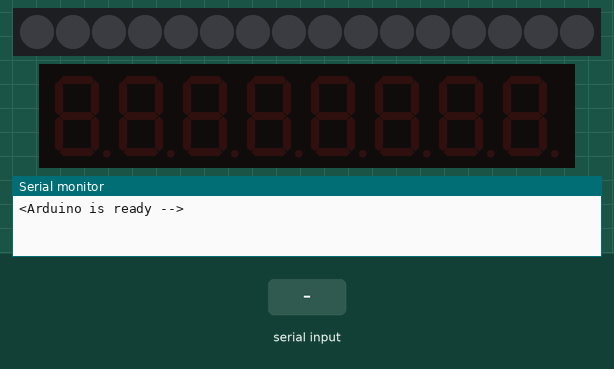
Simulated run of this sketch. Board: Arduino Uno, built with avr-gcc and run on an emulated ATmega328P. On the bench: 16 RGB LEDs in strip order, left to right, 8-digit seven-segment display, the last lines printed to the serial monitor. The test bench sets the inputs (shaded band). Dim RGB values are drawn brighter than linear.

Above: at 1.2 s.
1.3 s: "90,45,200\n" received over Serial
At 2.5 s:
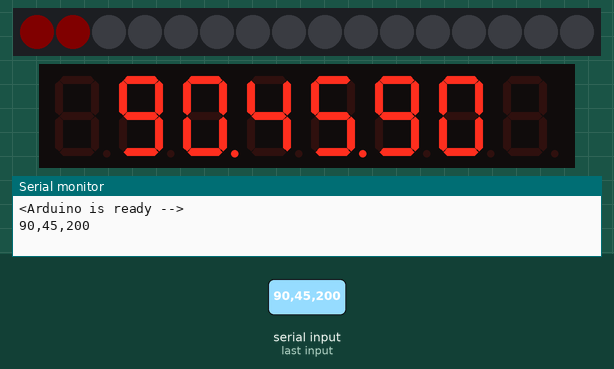
2.8 s: "5\n" received over Serial
At 3.4 s:
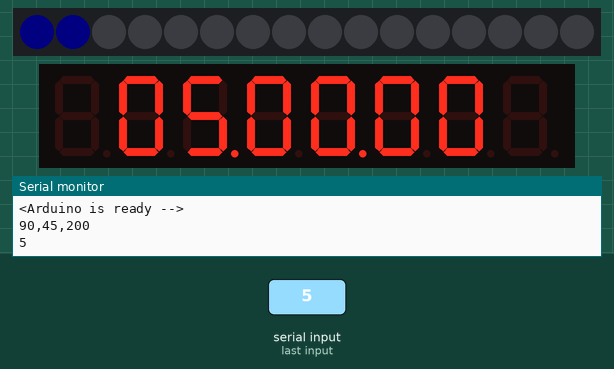
4.3 s: "90,45\n" received over Serial
At 5.3 s:
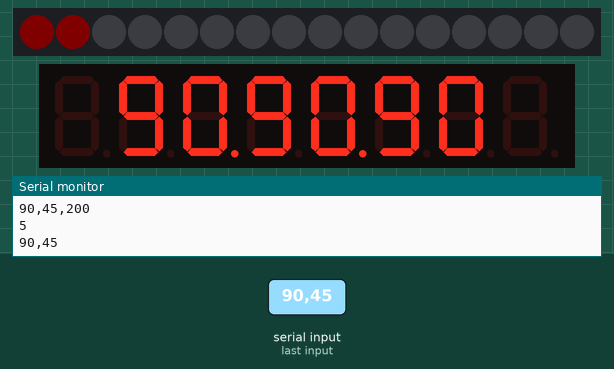
Timing chart, 0 to 7.3 s (numbered marks = the images above; inputs shaded):
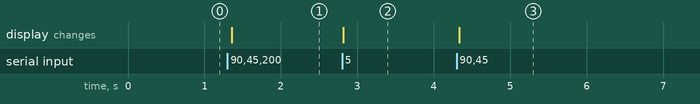

Measured:
- after the input at 1.3 s, the display: changes after 0.06 s (image 1)
- after the input at 2.8 s, the display: changes at once (image 2)
- after the input at 4.3 s, the display: changes at once (image 3)

The sketch:

py-clock.ino
```cpp
#include <Wire.h>
#include <FastLED.h>
#include <LedControl.h>

#define NUM_LEDS 16
#define LED_DATA_PIN 6
#define BRIGHTNESS 5
CRGB leds[NUM_LEDS];

LedControl lc=LedControl(3,5,4,1);
unsigned long delaytime=500;

int ind1;
int ind2;
int ind3;
String readString, dial1, dial2, dial3;

void setup() {
  // start serial
  Serial.begin(9600);
  Serial.println("<Arduino is ready -->");
  /*
   The MAX72XX is in power-saving mode on startup,
   we have to do a wakeup call
   */
  lc.shutdown(0,false);
  /* Set the brightness to a medium values */
  lc.setIntensity(0,8);
  /* and clear the display */
  lc.clearDisplay(0);
  // FastLED
  FastLED.addLeds<NEOPIXEL, LED_DATA_PIN>(leds, NUM_LEDS);
  FastLED.setBrightness(BRIGHTNESS);
  FastLED.clear(true);
}

void setLED() {
  Serial.println("setLED");
  leds[0] = CRGB::Red;
  FastLED.show();
  delay(delaytime);
  leds[0] = CRGB::Blue;
  FastLED.show();
}

void scrollDigits() {
  for(int i=0;i<9;i++) {
    lc.setDigit(0,7,i,false);
    lc.setDigit(0,6,i+1,false);
    lc.setDigit(0,5,i+2,false);
    lc.setDigit(0,4,i+3,false);
    lc.setDigit(0,3,i+4,false);
    lc.setDigit(0,2,i+5,false);
    lc.setDigit(0,1,i+6,false);
    lc.setDigit(0,0,i+7,false);
    delay(delaytime);
  }
  lc.clearDisplay(0);
  delay(delaytime);
}
void splitTime (int v) {
  int ones;
  int tens;

  ones=v%10;
  v=v/10;
  tens=v%10;
}
void serial() {
    while (Serial.available()) {
    delay(5);
    if (Serial.available() >0) {
      char c = Serial.read();
      readString += c;
    }
  }
  if (readString.length() >0) {
    Serial.println(readString);
    ind1 = readString.indexOf(',');
    dial1 = readString.substring(0, ind1);
    ind2 = readString.indexOf(',', ind1+1 );
    dial2 = readString.substring(ind1+1, ind2+1);
    ind3 = readString.indexOf(',', ind2+1 );
    dial3 = readString.substring(ind2+1, ind3+1);

    int n1;
    char carray1[6];
    dial1.toCharArray(carray1, sizeof(carray1));
    n1 = atoi(carray1);

    int n2;
    char carray2[6];
    dial2.toCharArray(carray2, sizeof(carray2));
    n2 = atoi(carray2);

    int n3;
    char carray3[6];
    dial3.toCharArray(carray3, sizeof(carray3));
    n3 = atoi(carray3);

    if (n3 > 10) {
    leds[0] = CRGB::Red;
    leds[1] = CRGB::Red;
    FastLED.show();
    }
    else {
    leds[1] = CRGB::Blue;
    leds[0] = CRGB::Blue;
    FastLED.show();
    }

    int H_ones;
    int H_tens;
    int M_ones;
    int M_tens;
    int S_ones;
    int S_tens;

    S_ones=n3%10;
    n3=n3/10;
    S_tens=n3%10;

    M_ones=n2%10;
    n2=n2/10;
    M_tens=n2%10;

    H_ones=n1%10;
    n1=n1/10;
    H_tens=n1%10;

    lc.setDigit(0,6,(byte)H_tens,false);
    lc.setDigit(0,5,(byte)H_ones,true);
    lc.setDigit(0,4,(byte)M_tens,false);
    lc.setDigit(0,3,(byte)M_ones,true);
    lc.setDigit(0,2,(byte)S_tens,false);
    lc.setDigit(0,1,(byte)S_ones,false);
    //lc.setDigit(0,6,n2,false);
  readString="";
}
}

void loop() {
  //Serial.println("Loop start");
  //setLED();
  //splitTime()
  serial();
  //scrollDigits();
  //Serial.println("Loop end");
}

// DIN 3
// CS 4
// CLK 5
```
